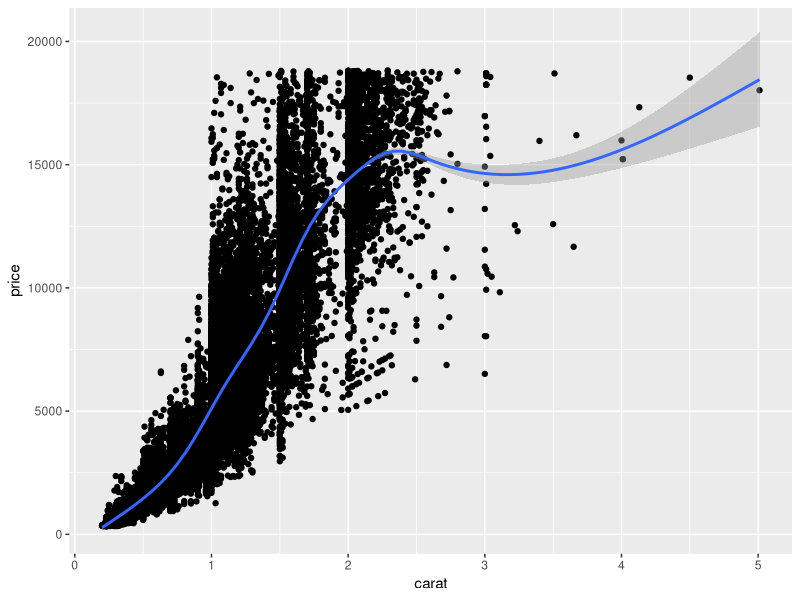
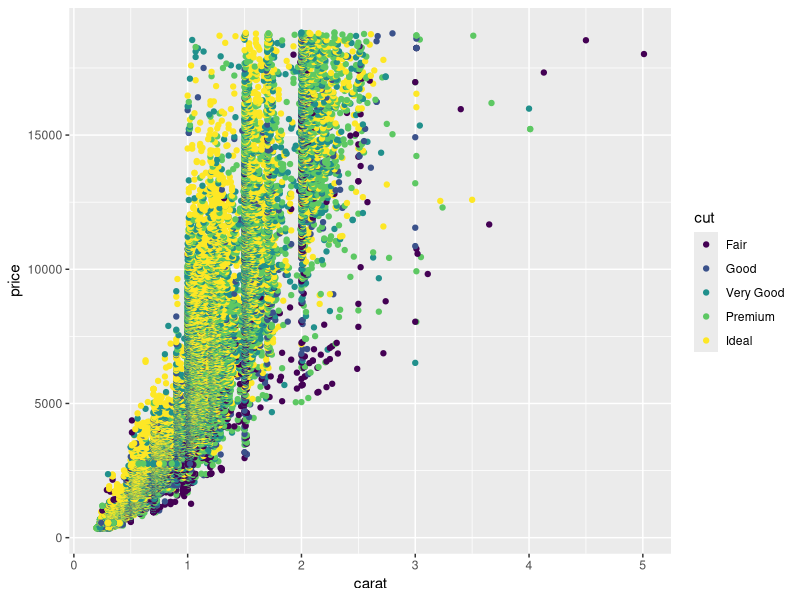

Recreate these plots in R, in order.
# Plot the carat (x) v the price (y) and colour by cut

library(ggplot2)

ggplot(diamonds,aes(x=carat,y=price))+geom_point()+geom_smooth()

ggplot(diamonds,aes(x=carat,y=price,colour=cut))+geom_point()
